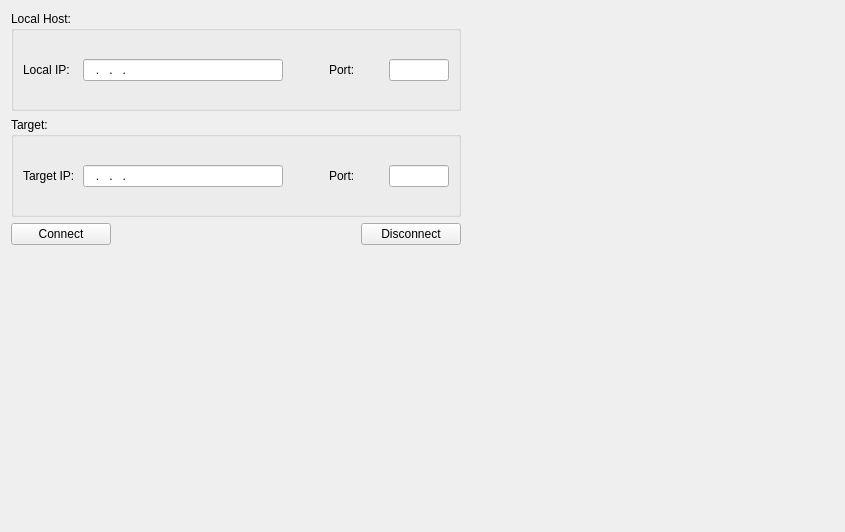
       <widget class="QWidget" name="connectionTab">
        <attribute name="title">
         <string>Connection</string>
        </attribute>
        <layout class="QGridLayout" name="gridLayout">
         <item row="1" column="0">
          <spacer name="verticalSpacer">
           <property name="orientation">
            <enum>Qt::Vertical</enum>
           </property>
           <property name="sizeHint" stdset="0">
            <size>
             <width>20</width>
             <height>276</height>
            </size>
           </property>
          </spacer>
         </item>
         <item row="0" column="0">
          <layout class="QVBoxLayout" name="verticalLayout_3">
           <item>
            <widget class="QGroupBox" name="groupBox">
             <property name="sizePolicy">
              <sizepolicy hsizetype="Fixed" vsizetype="Fixed">
               <horstretch>0</horstretch>
               <verstretch>0</verstretch>
              </sizepolicy>
             </property>
             <property name="minimumSize">
              <size>
               <width>400</width>
               <height>100</height>
              </size>
             </property>
             <property name="maximumSize">
              <size>
               <width>450</width>
               <height>16777215</height>
              </size>
             </property>
             <property name="title">
              <string>Local Host:</string>
             </property>
             <layout class="QHBoxLayout" name="horizontalLayout_2">
              <property name="topMargin">
               <number>10</number>
              </property>
              <item>
               <widget class="QLabel" name="label">
                <property name="text">
                 <string>Local IP:</string>
                </property>
                <property name="buddy">
                 <cstring>localIPBox</cstring>
                </property>
               </widget>
              </item>
              <item>
               <widget class="QLineEdit" name="localIPBox">
                <property name="sizePolicy">
                 <sizepolicy hsizetype="Fixed" vsizetype="Fixed">
                  <horstretch>0</horstretch>
                  <verstretch>0</verstretch>
                 </sizepolicy>
                </property>
                <property name="minimumSize">
                 <size>
                  <width>200</width>
                  <height>0</height>
                 </size>
                </property>
                <property name="maximumSize">
                 <size>
                  <width>200</width>
                  <height>16777215</height>
                 </size>
                </property>
                <property name="inputMask">
                 <string>000.000.000.000; </string>
                </property>
               </widget>
              </item>
              <item>
               <spacer name="horizontalSpacer_3">
                <property name="orientation">
                 <enum>Qt::Horizontal</enum>
                </property>
                <property name="sizeType">
                 <enum>QSizePolicy::Preferred</enum>
                </property>
                <property name="sizeHint" stdset="0">
                 <size>
                  <width>40</width>
                  <height>20</height>
                 </size>
                </property>
               </spacer>
              </item>
              <item>
               <widget class="QLabel" name="label_2">
                <property name="text">
                 <string>Port:</string>
                </property>
                <property name="buddy">
                 <cstring>localPortBox</cstring>
                </property>
               </widget>
              </item>
              <item>
               <widget class="QLineEdit" name="localPortBox">
                <property name="sizePolicy">
                 <sizepolicy hsizetype="Fixed" vsizetype="Fixed">
                  <horstretch>0</horstretch>
                  <verstretch>0</verstretch>
                 </sizepolicy>
                </property>
                <property name="maximumSize">
                 <size>
                  <width>60</width>
                  <height>16777215</height>
                 </size>
                </property>
                <property name="inputMask">
                 <string>00000; </string>
                </property>
               </widget>
              </item>
             </layout>
             <zorder>label</zorder>
             <zorder>localIPBox</zorder>
             <zorder>label_2</zorder>
             <zorder>localPortBox</zorder>
             <zorder>horizontalSpacer_3</zorder>
            </widget>
           </item>
           <item>
            <widget class="QGroupBox" name="groupBox_2">
             <property name="sizePolicy">
              <sizepolicy hsizetype="Fixed" vsizetype="Fixed">
               <horstretch>0</horstretch>
               <verstretch>0</verstretch>
              </sizepolicy>
             </property>
             <property name="minimumSize">
              <size>
               <width>450</width>
               <height>100</height>
              </size>
             </property>
             <property name="maximumSize">
              <size>
               <width>400</width>
               <height>16777215</height>
              </size>
             </property>
             <property name="title">
              <string>Target:</string>
             </property>
             <layout class="QHBoxLayout" name="horizontalLayout_3">
              <property name="topMargin">
               <number>10</number>
              </property>
              <item>
               <widget class="QLabel" name="label_3">
                <property name="text">
                 <string>Target IP:</string>
                </property>
                <property name="buddy">
                 <cstring>targetIPBox</cstring>
                </property>
               </widget>
              </item>
              <item>
               <widget class="QLineEdit" name="targetIPBox">
                <property name="sizePolicy">
                 <sizepolicy hsizetype="Fixed" vsizetype="Fixed">
                  <horstretch>0</horstretch>
                  <verstretch>0</verstretch>
                 </sizepolicy>
                </property>
                <property name="minimumSize">
                 <size>
                  <width>200</width>
                  <height>0</height>
                 </size>
                </property>
                <property name="maximumSize">
                 <size>
                  <width>200</width>
                  <height>16777215</height>
                 </size>
                </property>
                <property name="inputMask">
                 <string>000.000.000.000; </string>
                </property>
               </widget>
              </item>
              <item>
               <spacer name="horizontalSpacer_4">
                <property name="orientation">
                 <enum>Qt::Horizontal</enum>
                </property>
                <property name="sizeType">
                 <enum>QSizePolicy::Preferred</enum>
                </property>
                <property name="sizeHint" stdset="0">
                 <size>
                  <width>40</width>
                  <height>20</height>
                 </size>
                </property>
               </spacer>
              </item>
              <item>
               <widget class="QLabel" name="label_4">
                <property name="text">
                 <string>Port:</string>
                </property>
                <property name="buddy">
                 <cstring>targetPortBox</cstring>
                </property>
               </widget>
              </item>
              <item>
               <widget class="QLineEdit" name="targetPortBox">
                <property name="sizePolicy">
                 <sizepolicy hsizetype="Fixed" vsizetype="Fixed">
                  <horstretch>0</horstretch>
                  <verstretch>0</verstretch>
                 </sizepolicy>
                </property>
                <property name="maximumSize">
                 <size>
                  <width>60</width>
                  <height>16777215</height>
                 </size>
                </property>
                <property name="inputMask">
                 <string>00000; </string>
                </property>
               </widget>
              </item>
             </layout>
            </widget>
           </item>
           <item>
            <layout class="QHBoxLayout" name="horizontalLayout_14">
             <item>
              <widget class="QPushButton" name="connectButton">
               <property name="sizePolicy">
                <sizepolicy hsizetype="Fixed" vsizetype="Fixed">
                 <horstretch>0</horstretch>
                 <verstretch>0</verstretch>
                </sizepolicy>
               </property>
               <property name="minimumSize">
                <size>
                 <width>100</width>
                 <height>0</height>
                </size>
               </property>
               <property name="text">
                <string>Connect</string>
               </property>
               <property name="icon">
                <iconset theme="network-wired">
                 <normaloff>../../../../Target/1-SOFTWARE/2-SNIPER/src</normaloff>../../../../Target/1-SOFTWARE/2-SNIPER/src</iconset>
               </property>
              </widget>
             </item>
             <item>
              <spacer name="horizontalSpacer">
               <property name="orientation">
                <enum>Qt::Horizontal</enum>
               </property>
               <property name="sizeHint" stdset="0">
                <size>
                 <width>40</width>
                 <height>20</height>
                </size>
               </property>
              </spacer>
             </item>
             <item>
              <widget class="QPushButton" name="disconnectButton">
               <property name="sizePolicy">
                <sizepolicy hsizetype="Fixed" vsizetype="Fixed">
                 <horstretch>0</horstretch>
                 <verstretch>0</verstretch>
                </sizepolicy>
               </property>
               <property name="minimumSize">
                <size>
                 <width>100</width>
                 <height>0</height>
                </size>
               </property>
               <property name="text">
                <string>Disconnect</string>
               </property>
               <property name="icon">
                <iconset theme="network-offline">
                 <normaloff>../../../../Target/1-SOFTWARE/2-SNIPER/src</normaloff>../../../../Target/1-SOFTWARE/2-SNIPER/src</iconset>
               </property>
              </widget>
             </item>
            </layout>
           </item>
          </layout>
         </item>
         <item row="0" column="1">
          <spacer name="horizontalSpacer_6">
           <property name="orientation">
            <enum>Qt::Horizontal</enum>
           </property>
           <property name="sizeHint" stdset="0">
            <size>
             <width>373</width>
             <height>20</height>
            </size>
           </property>
          </spacer>
         </item>
        </layout>
       </widget>
